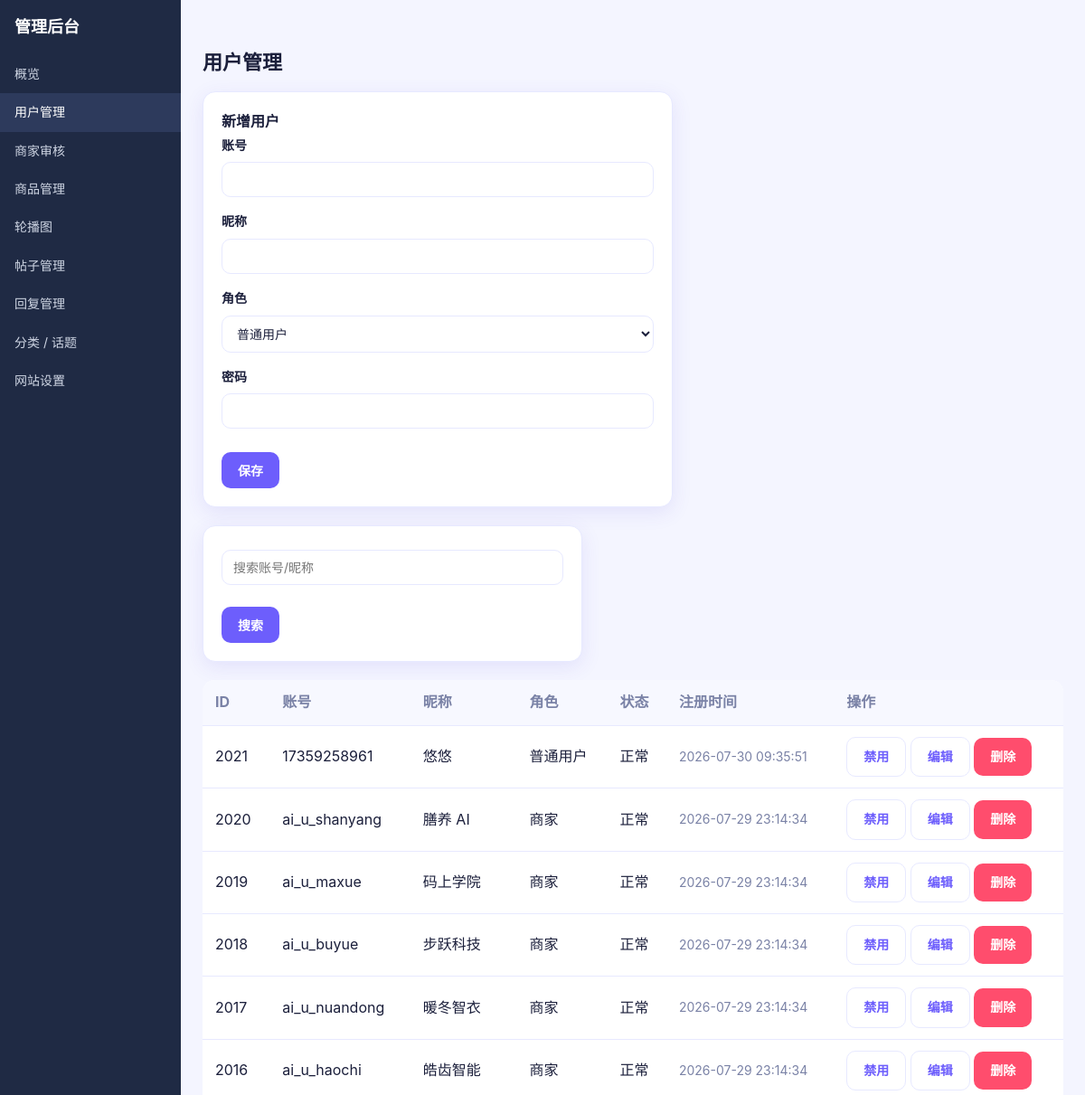
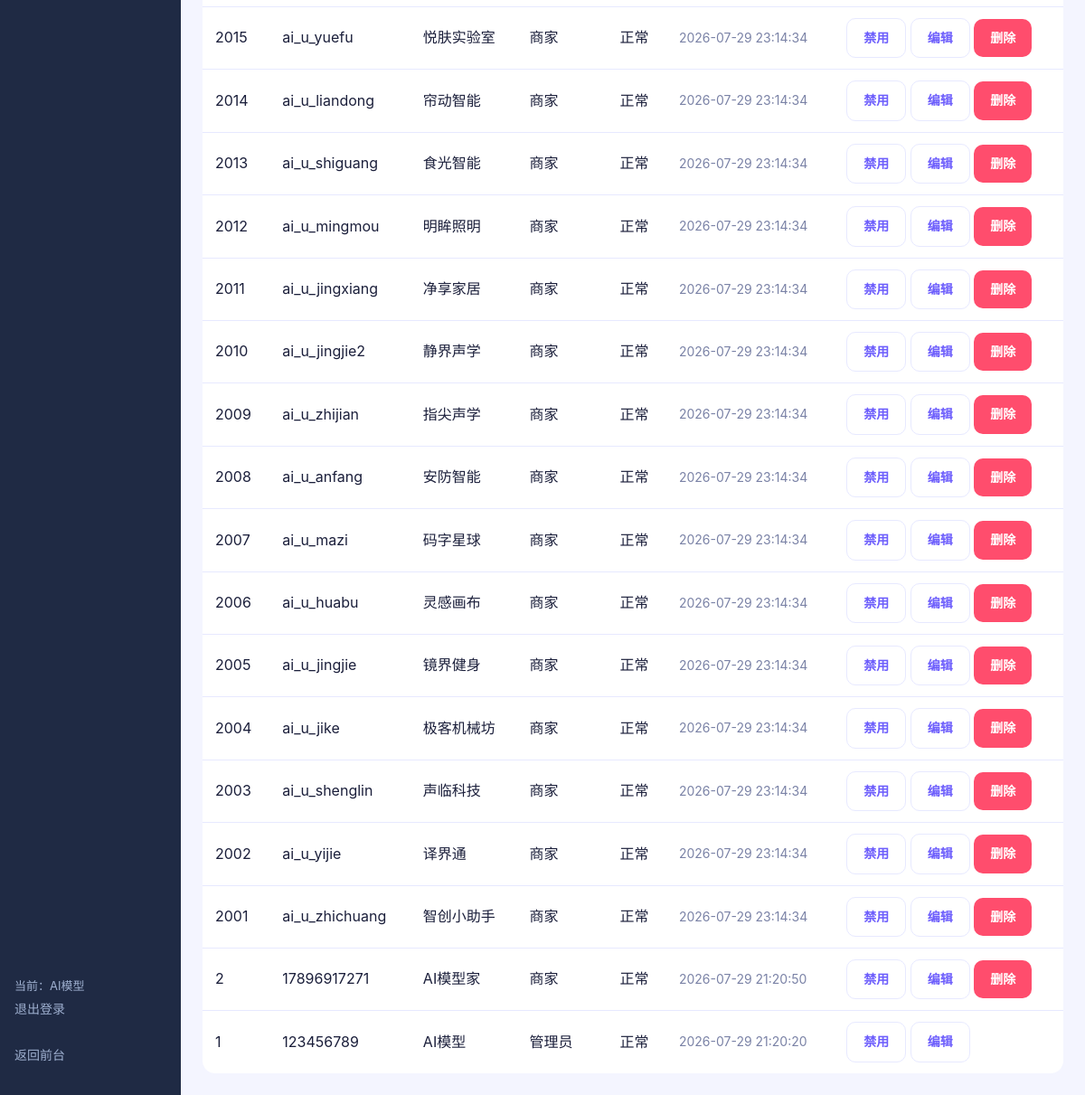
The page /admin/users.php (signed in) on the database its author committed (2 pictures, top to bottom).
### tables this page shows
CREATE TABLE `users` (
  `id` int(10) unsigned NOT NULL AUTO_INCREMENT,
  `username` varchar(50) NOT NULL,
  `password` varchar(255) NOT NULL,
  `nickname` varchar(50) NOT NULL DEFAULT '',
  `avatar` varchar(255) DEFAULT NULL,
  `role` tinyint(4) NOT NULL DEFAULT '0' COMMENT '0 普通用户 / 1 商家 / 2 管理员',
  `status` tinyint(4) NOT NULL DEFAULT '0' COMMENT '0 正常 / 1 禁用',
  `created_at` datetime NOT NULL,
  PRIMARY KEY (`id`),
  UNIQUE KEY `uk_username` (`username`)
);

### core/functions.php (called while the page is built, shortened)
<?php
require_once __DIR__ . '/Database.php';
require_once __DIR__ . '/../models/User.php';
function e($str)
{
    return htmlspecialchars($str ?? '', ENT_QUOTES, 'UTF-8');
}

### config/db.php (called while the page is built)
<?php
return [
    'host'     => '127.0.0.1',
    'dbname'   => 'XXXXXXXX',
    'username' => 'XXXXXXXX',
    'password' => 'XXXXXXXX',
    'charset'  => 'utf8mb4',
];

### core/Database.php (called while the page is built)
<?php
class Database
{
    private static $pdo = null;
    public static function getConnection()
    {
        if (self::$pdo === null) {
            $config = require __DIR__ . '/../config/db.php';
            $dsn = "mysql:host={$config['host']};dbname={$config['dbname']};charset={$config['charset']}";
            self::$pdo = new PDO($dsn, $config['username'], $config['password'], [
                PDO::ATTR_ERRMODE            => PDO::ERRMODE_EXCEPTION,
                PDO::ATTR_DEFAULT_FETCH_MODE => PDO::FETCH_ASSOC,
                PDO::ATTR_EMULATE_PREPARES   => false,
            ]);
        }
        return self::$pdo;
    }
}

### models/User.php (called while the page is built, shortened)
<?php
require_once __DIR__ . '/../core/Database.php';
class User
{
    private $pdo;
    public function __construct()
    {
        $this->pdo = Database::getConnection();
    }
    public function listAll($kw = '')
    {
        $sql = "SELECT * FROM users WHERE 1";
        $params = [];
        $sql .= " ORDER BY id DESC";
        $stmt = $this->pdo->prepare($sql);
        $stmt->execute($params);
        return $stmt->fetchAll();
    }
}

### admin/users.php (the view, shortened to what this page needs)
<?php
require_once __DIR__ . '/auth_check.php';
require_once __DIR__ . '/../models/User.php';
$userModel = new User();
$editUser = isset($_GET['edit']) ? $userModel->getById((int)$_GET['edit']) : null;
$kw       = trim($_GET['kw'] ?? '');
$users    = $userModel->listAll($kw);
require 'layout/header.php';
$roleText = [0 => '普通用户', 1 => '商家', 2 => '管理员'];
?>
<h2>用户管理</h2>
<div class="card" style="max-width:520px;">
    <strong><?php echo $editUser ? '编辑用户 #' . $editUser['id'] : '新增用户'; ?></strong>
    <form method="post">
        <label>账号<?php echo $editUser ? '（不可修改）' : ''; ?></label>
        <?php if ($editUser): ?>
            <input type="text" value="<?php echo e($editUser['username']); ?>" disabled>
        <?php else: ?>
            <input type="text" name="username" required>
        <?php endif; ?>
        <label>昵称</label>
        <input type="text" name="nickname" value="<?php echo e($editUser['nickname'] ?? ''); ?>" required>
        <label>角色</label>
        <select name="role">
            <?php foreach ($roleText as $rv => $rl): ?>
                <option value="<?php echo $rv; ?>" <?php echo $editUser && $editUser['role'] == $rv ? 'selected' : ''; ?>>
                    <?php echo $rl; ?>
                </option>
            <?php endforeach; ?>
        </select>
        <label>密码<?php echo $editUser ? '（留空表示不改）' : ''; ?></label>
        <input type="password" name="password" <?php echo $editUser ? '' : 'required'; ?>>
        <div class="row" style="margin-top:12px;">
            <button class="btn" type="submit" name="save">保存</button>
        </div>
    </form>
</div>
<form method="get" class="card" style="max-width:420px;">
    <div class="row">
        <input type="text" name="kw" placeholder="搜索账号/昵称" value="<?php echo e($kw); ?>">
        <button class="btn" type="submit">搜索</button>
    </div>
</form>
<table>
    <tr><th>ID</th><th>账号</th><th>昵称</th><th>角色</th><th>状态</th><th>注册时间</th><th>操作</th></tr>
    <?php foreach ($users as $u): ?>
        <tr>
            <td><?php echo $u['id']; ?></td>
            <td><?php echo e($u['username']); ?></td>
            <td><?php echo e($u['nickname']); ?></td>
            <td><?php echo $roleText[$u['role']] ?? '未知'; ?></td>
            <td><?php echo $u['status'] ? '已禁用' : '正常'; ?></td>
            <td class="muted"><?php echo e($u['created_at']); ?></td>
            <td>
                <a class="btn btn-secondary" href="users.php?op=toggle_status&id=<?php echo $u['id']; ?>">
                    <?php echo $u['status'] ? '启用' : '禁用'; ?>
                </a>
                <a class="btn btn-secondary" href="users.php?edit=<?php echo $u['id']; ?>">编辑</a>
                <?php if ($u['id'] != $_SESSION['admin_id']): ?>
                    <a class="btn btn-danger" href="users.php?op=delete&id=<?php echo $u['id']; ?>"
                       onclick="return confirm('确定删除该用户？');">删除</a>
                <?php endif; ?>
            </td>
        </tr>
    <?php endforeach; ?>
</table>
<?php require 'layout/footer.php'; ?>

### assets/css/style.css (style rules this page uses)
:root { --primary: #6d5efc; --primary-dark: #4f3fd6; --accent: #00d4ff; --grad: linear-gradient(135deg, #6d5efc 0%, #00d4ff 100%); --grad-soft: linear-gradient(135deg, rgba(109,94,252,.10), rgba(0,212,255,.10)); --danger: #ff4d6d; --text: #1b1f3b; --muted: #7a82a6; --bg: #f4f5ff; --card: #ffffff; --border: #e7e9ff; --radius: 14px; --shadow: 0 6px 22px rgba(76,63,214,.10); }
* { box-sizing: border-box; }
body { margin: 0; font-family: -apple-system, BlinkMacSystemFont, "Segoe UI", "PingFang SC", "Microsoft YaHei", Roboto, Helvetica, Arial, sans-serif; background: var(--bg); color: var(--text); line-height: 1.6; }
a { color: var(--primary); text-decoration: none; }
.card { background: var(--card); border: 1px solid var(--border); border-radius: var(--radius); padding: 20px; box-shadow: var(--shadow); margin-bottom: 20px; }
h2 { font-size: 22px; margin: 28px 0 14px; }
.btn { display: inline-block; background: var(--primary); color: #fff; border: none; padding: 10px 18px; border-radius: 10px; cursor: pointer; font-size: 14px; font-weight: 600; transition: background .15s; }
.btn-secondary { background: #fff; color: var(--primary); border: 1px solid var(--border); }
.btn-danger { background: var(--danger); }
input, textarea, select { width: 100%; padding: 10px 12px; margin: 6px 0 14px; border: 1px solid var(--border); border-radius: 10px; font-size: 14px; font-family: inherit; background: #fff; color: var(--text); }
label { font-weight: 600; font-size: 14px; }
.muted { color: var(--muted); font-size: 14px; }
.row { display: flex; gap: 10px; align-items: center; flex-wrap: wrap; }
table { width: 100%; border-collapse: collapse; background: var(--card); border-radius: var(--radius); overflow: hidden; }
table th, table td { padding: 12px 14px; border-bottom: 1px solid var(--border); text-align: left; }
table th { background: #f7f8ff; color: var(--muted); font-weight: 700; }
table tr:last-child td { border-bottom: none; }

### admin/layout/header.php (style rules this page uses)
body { display: flex; margin: 0; }

### rows shown on the page
users: id "2021", username "17359258961", nickname "悠悠", role "普通用户", status "正常", created_at "2026-07-30 09:35:51"
users: id "2020", username "ai_u_shanyang", nickname "膳养 AI", role "商家", status "正常", created_at "2026-07-29 23:14:34"
users: id "2019", username "ai_u_maxue", nickname "码上学院", role "商家", status "正常", created_at "2026-07-29 23:14:34"
users: id "2018", username "ai_u_buyue", nickname "步跃科技", role "商家", status "正常", created_at "2026-07-29 23:14:34"
users: id "2017", username "ai_u_nuandong", nickname "暖冬智衣", role "商家", status "正常", created_at "2026-07-29 23:14:34"
users: id "2016", username "ai_u_haochi", nickname "皓齿智能", role "商家", status "正常", created_at "2026-07-29 23:14:34"
users: id "2015", username "ai_u_yuefu", nickname "悦肤实验室", role "商家", status "正常", created_at "2026-07-29 23:14:34"
users: id "2014", username "ai_u_liandong", nickname "帘动智能", role "商家", status "正常", created_at "2026-07-29 23:14:34"
users: id "2013", username "ai_u_shiguang", nickname "食光智能", role "商家", status "正常", created_at "2026-07-29 23:14:34"
users: id "2012", username "ai_u_mingmou", nickname "明眸照明", role "商家", status "正常", created_at "2026-07-29 23:14:34"
users: id "2011", username "ai_u_jingxiang", nickname "净享家居", role "商家", status "正常", created_at "2026-07-29 23:14:34"
users: id "2010", username "ai_u_jingjie2", nickname "静界声学", role "商家", status "正常", created_at "2026-07-29 23:14:34"
users: id "2009", username "ai_u_zhijian", nickname "指尖声学", role "商家", status "正常", created_at "2026-07-29 23:14:34"
users: id "2008", username "ai_u_anfang", nickname "安防智能", role "商家", status "正常", created_at "2026-07-29 23:14:34"
users: id "2007", username "ai_u_mazi", nickname "码字星球", role "商家", status "正常", created_at "2026-07-29 23:14:34"
users: id "2006", username "ai_u_huabu", nickname "灵感画布", role "商家", status "正常", created_at "2026-07-29 23:14:34"
users: id "2005", username "ai_u_jingjie", nickname "镜界健身", role "商家", status "正常", created_at "2026-07-29 23:14:34"
users: id "2004", username "ai_u_jike", nickname "极客机械坊", role "商家", status "正常", created_at "2026-07-29 23:14:34"
users: id "2003", username "ai_u_shenglin", nickname "声临科技", role "商家", status "正常", created_at "2026-07-29 23:14:34"
users: id "2002", username "ai_u_yijie", nickname "译界通", role "商家", status "正常", created_at "2026-07-29 23:14:34"
users: id "2001", username "ai_u_zhichuang", nickname "智创小助手", role "商家", status "正常", created_at "2026-07-29 23:14:34"
users: id "2", username "17896917271", nickname "AI模型家", role "商家", status "正常", created_at "2026-07-29 21:20:50"
users: id "1", username "123456789", nickname "AI模型", role "管理员", status "正常", created_at "2026-07-29 21:20:20"

### other values the page prints
$label "概览"
$label "用户管理"
$label "商家审核"
$label "商品管理"
$label "轮播图"
$label "帖子管理"
$label "回复管理"
$label "分类 / 话题"
$label "网站设置"
$adminName "AI模型"
form field role "普通用户"
